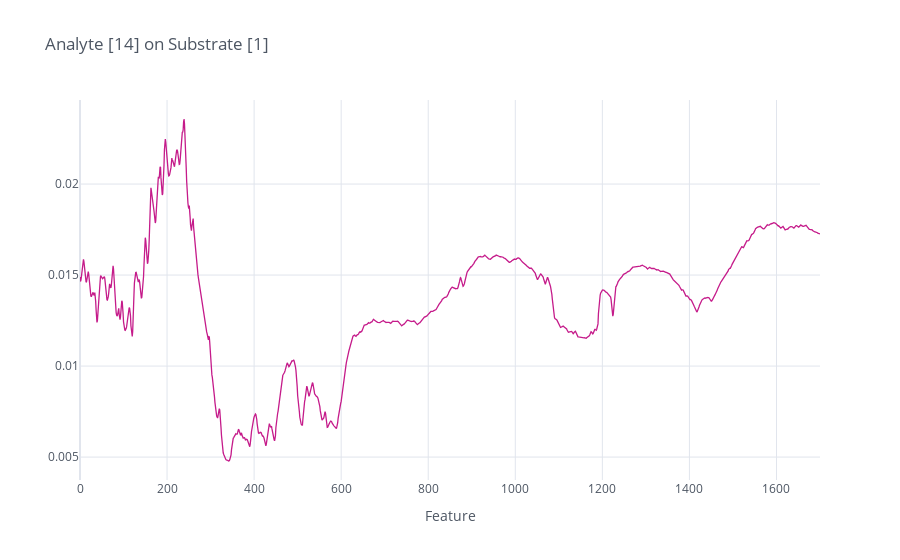

The code cell stored with this chart in its notebook:
### Code cell
# analyte 14 (heroin) on substrate 1 (soda-lime glass), no noise
plot_instance(1301)

### Figure 1 — Plotly figure (JSON) as saved in the notebook; plotly's stock layout.template omitted (floating-point values rounded to 4 significant figures; data arrays with more than 128 entries replaced by an {"elided": "..."} marker saying what was removed)
{"data": [{"line": {"color": "rgba(197, 27, 138, 1.0)", "dash": "solid", "shape": "linear", "width": 1.3}, "mode": "lines", "name": "1301", "text": "", "type": "scatter", "x": {"elided": "1701 int values"}, "y": {"elided": "1701 float values"}}], "layout": {"legend": {"bgcolor": "#FFFFFF", "font": {"color": "#4D5663"}}, "paper_bgcolor": "#FFFFFF", "plot_bgcolor": "#FFFFFF", "title": {"font": {"color": "#4D5663"}, "text": "Analyte [14] on Substrate [1]"}, "xaxis": {"gridcolor": "#E1E5ED", "showgrid": true, "tickfont": {"color": "#4D5663"}, "title": {"font": {"color": "#4D5663"}, "text": "Feature"}, "zerolinecolor": "#E1E5ED"}, "yaxis": {"gridcolor": "#E1E5ED", "showgrid": true, "tickfont": {"color": "#4D5663"}, "title": {"font": {"color": "#4D5663"}, "text": ""}, "zerolinecolor": "#E1E5ED"}}}
